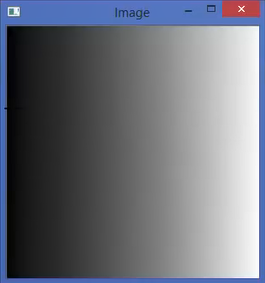
#> input picture image thresholding/simple thresholding/thresh trunc/gradiant.PNG, 265 x 283 px
$ python th_t_function.py
#> lines starting #> are read from the running program, lines starting #| are printed output that depends on the picture
# Thresh trunc
import cv2 as cv
import numpy as np

def thresh_trunc(img):
#> called with img = 'gradiant.PNG'
    img1 = cv.imread(img, 0)
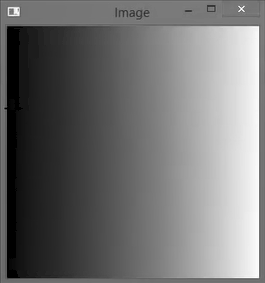
#> img1: shape (283, 265); min 0, max 255, mean 113.7
    '''
    The pixel value upto 200 will not changed and after 100 it remains 100'''
    _, thresh_trunc = cv.threshold(img1, 100, 255, cv.THRESH_TRUNC)
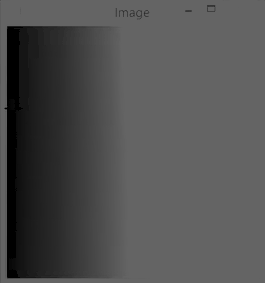
#> thresh_trunc: shape (283, 265); min 0, max 100, mean 80.2

    # Show original image
    cv.imshow('Original Image', img1)
    # Show thresholded image
    cv.imshow('Thresh Trunc', thresh_trunc)

img = 'gradiant.PNG'
# Function call
thresh_trunc(img)
cv.waitKey(0)
cv.destroyAllWindows()
